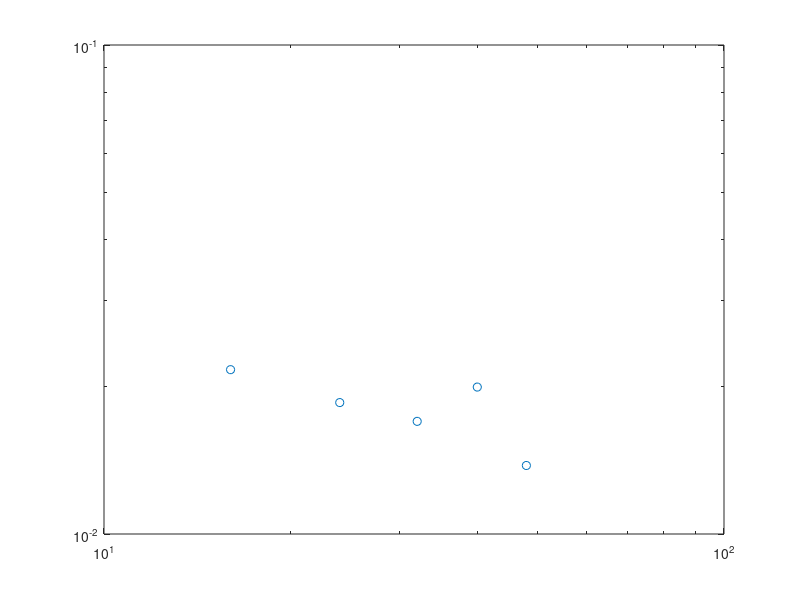

MATLAB code for this plot: (Note: this script raises an error after producing the figure.)
Lx = [16,24, 32, 40, 48];
A_cdw = [0.021680, 0.018568,0.016997, 0.019975, 0.013807];
h1 = loglog(Lx, A_cdw,'o');hold on;



fit_x = Lx;
p = fit(log(Lx([1:2,3])'),log(A_cdw([1:2,3])'),'poly1');
fprintf('Kc=%.5f\n',-p.p1*2);
x = fit_x(1):0.5:fit_x(end);
fl=loglog(Lx,exp(p.p2)*(Lx).^p.p1,'-.');
T=text(30,0.018,['$K_{c}=',num2str(-p.p1*2),'$']);
set(T,'Interpreter','latex');
set(T,'Fontsize',28);

%stop at middle to see if measurement different

set(gca,'fontsize',24);
set(gca,'linewidth',1.5);
set(get(gca,'Children'),'linewidth',3); % Set line width 1.5 pounds
set(h1,'markersize',10);
xlabel('$L_x$','Interpreter','latex');
ylabel('$A_{cdw}$','Interpreter','latex');
set(get(gca,'XLabel'),'FontSize',24); 
set(get(gca,'YLabel'),'FontSize',24); 
